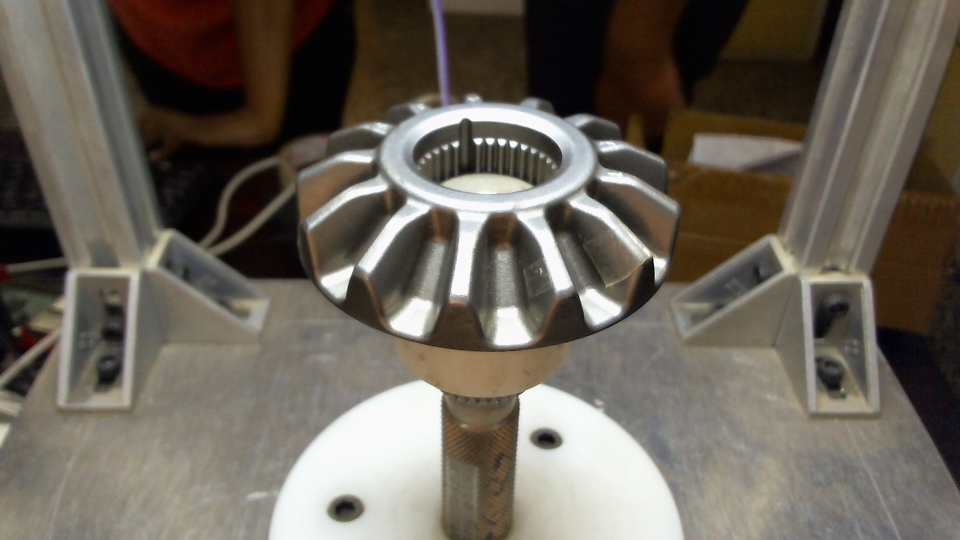
#> input picture output-images/tape/tape_image.jpg, 1920 x 1080 px (shown at 1/2 size)
$ python tapefullcode.py   (older library calls are emulated)
#> lines starting #> are read from the running program, lines starting #| are printed output that depends on the picture
import numpy as np
import cv2
import os
from convolution import *
from PIL import Image
import time


def showimage(name, image):
    cv2.imshow(name, image)
    cv2.waitKey(0)
    cv2.destroyAllWindows()


def gaps_frontal(image_name):
    # full name
    image = cv2.imread(image_name)
    imagegray = cv2.cvtColor(image, cv2.COLOR_BGR2GRAY)
    pos1 = np.where(imagegray > 128)
    imagegray[pos1] = 255
    pos2 = np.where(imagegray > 80) and np.where(imagegray < 120)
    imagegray[pos2] = 128
    pos3 = np.where(imagegray == 255)
    imagegray[pos3] = 0

    p = np.where(imagegray == 128)
    a = p[0]
    b = p[1]

    for i in range(len(p[0])):
        if imagegray[a[i] + 1][b[i]] < 10 and imagegray[a[i]][b[i] - 1] < 10 and imagegray[a[i]][b[i] - 2] < 10 and \
                imagegray[a[i]][b[i] - 3] < 10 and imagegray[a[i]][b[i] - 4] < 10 and imagegray[a[i]][b[i] - 5] > 10:
            if imagegray[a[i] - 1][b[i]] > 10 and imagegray[a[i] - 2][b[i]] > 10 and imagegray[a[i] - 3][b[i]] > 10:
                image[a[i]][b[i]] = [255, 255, 0]
                image[a[i]][b[i] - 1] = [255, 255, 0]
                image[a[i]][b[i] - 2] = [255, 255, 0]
                image[a[i]][b[i] - 3] = [255, 255, 0]
                image[a[i]][b[i] - 4] = [255, 255, 0]
    print(p)
    showimage("", image)


size = 720, 480
image_name = "tape_image.jpg"
im = Image.open(image_name)
#> im is the input picture: PIL image 1920x1080 RGB; mean R, G, B 106.2, 99.2, 89.2
im.thumbnail(size, Image.ANTIALIAS)
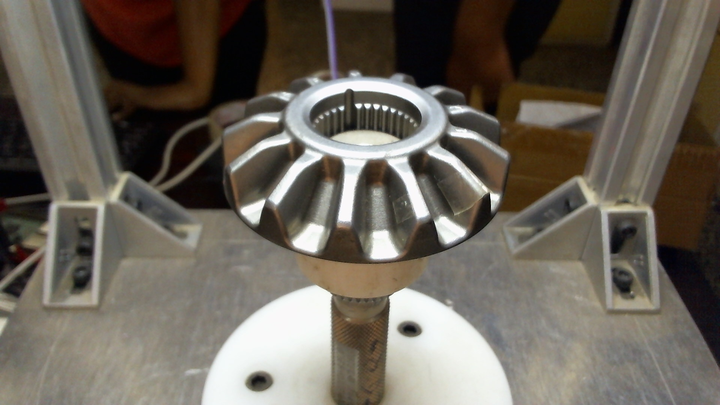
#> im: PIL image 720x405 RGB; mean R, G, B 106.2, 99.2, 89.2
im.save("tape_image", "JPEG")

image_name = "tape_image"
image = cv2.imread(image_name)
imagegray = cv2.cvtColor(image, cv2.COLOR_BGR2GRAY)
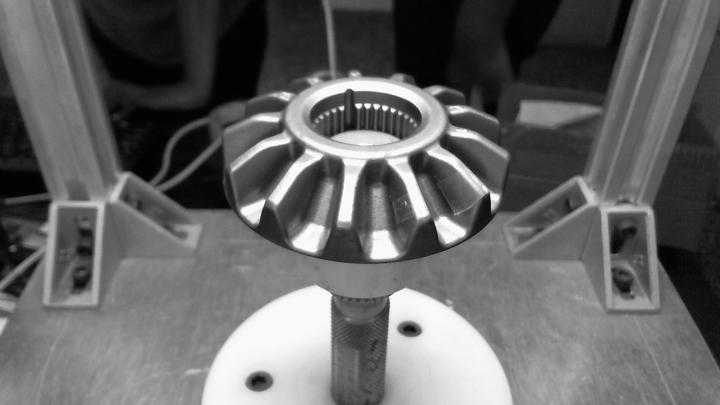
#> imagegray: shape (405, 720); min 0, max 255, mean 100.1

pos1 = np.where(imagegray > 128)
#> pos1 = 84530 positions, rows 0 to 404, columns 0 to 719
imagegray[pos1] = 255
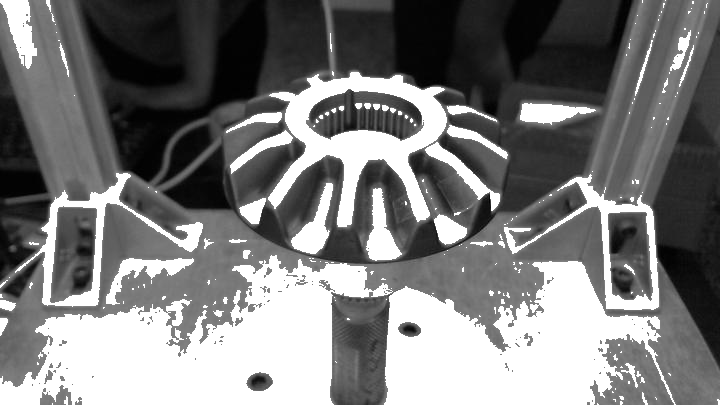
#> imagegray: shape (405, 720); min 0, max 255, mean 122.7
pos2 = np.where(imagegray > 80) and np.where(imagegray < 120)
#> pos2 = 180992 positions, rows 0 to 404, columns 0 to 719
imagegray[pos2] = 128
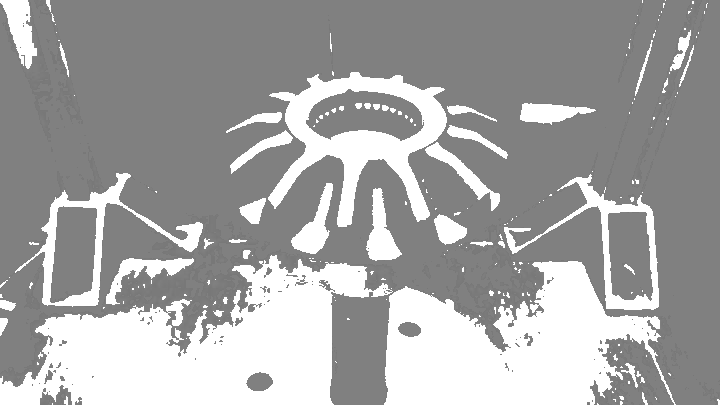
#> imagegray: shape (405, 720); min 120, max 255, mean 164.4
pos3 = np.where(imagegray == 255)
#> pos3 = 84530 positions, rows 0 to 404, columns 0 to 719
imagegray[pos3] = 0
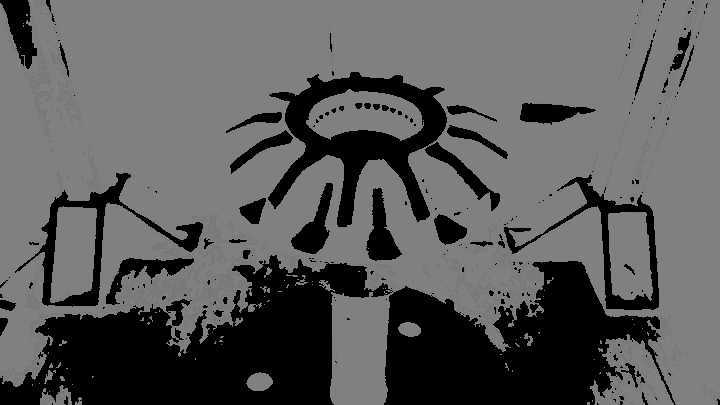
#> imagegray: shape (405, 720); min 0, max 128, mean 90.5

showimage("", imagegray)

p = np.where(imagegray == 128)
#> p = 183540 positions, rows 0 to 404, columns 0 to 719
a = p[0]
b = p[1]

for i in range(len(p[0])-1):
    if imagegray[a[i]][b[i] - 1] < 10 and imagegray[a[i]][b[i] - 2] < 10 and imagegray[a[i]][b[i]-3] > 10 and imagegray[a[i] - 4][b[i]] > 10:
        if imagegray[a[i] - 1][b[i]] > 10 and imagegray[a[i] - 2][b[i]] > 10 and imagegray[a[i] - 3][b[i]] > 10 and imagegray[a[i] - 4][b[i]] > 10:

            image[a[i]][b[i]] = [255, 255, 0]
            image[a[i]][b[i] - 1] = [255, 255, 0]
            image[a[i]][b[i] - 2] = [255, 255, 0]
            image[a[i]][b[i] - 3] = [255, 255, 0]
            image[a[i]][b[i] - 4] = [255, 255, 0]
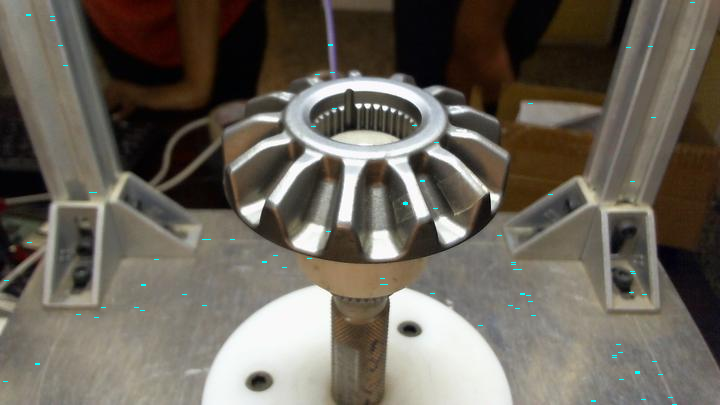
#> image: shape (405, 720, 3); mean B, G, R 89.3, 99.4, 106


cv2.imwrite("tape_imageresults.jpg",image)

showimage("", image)
